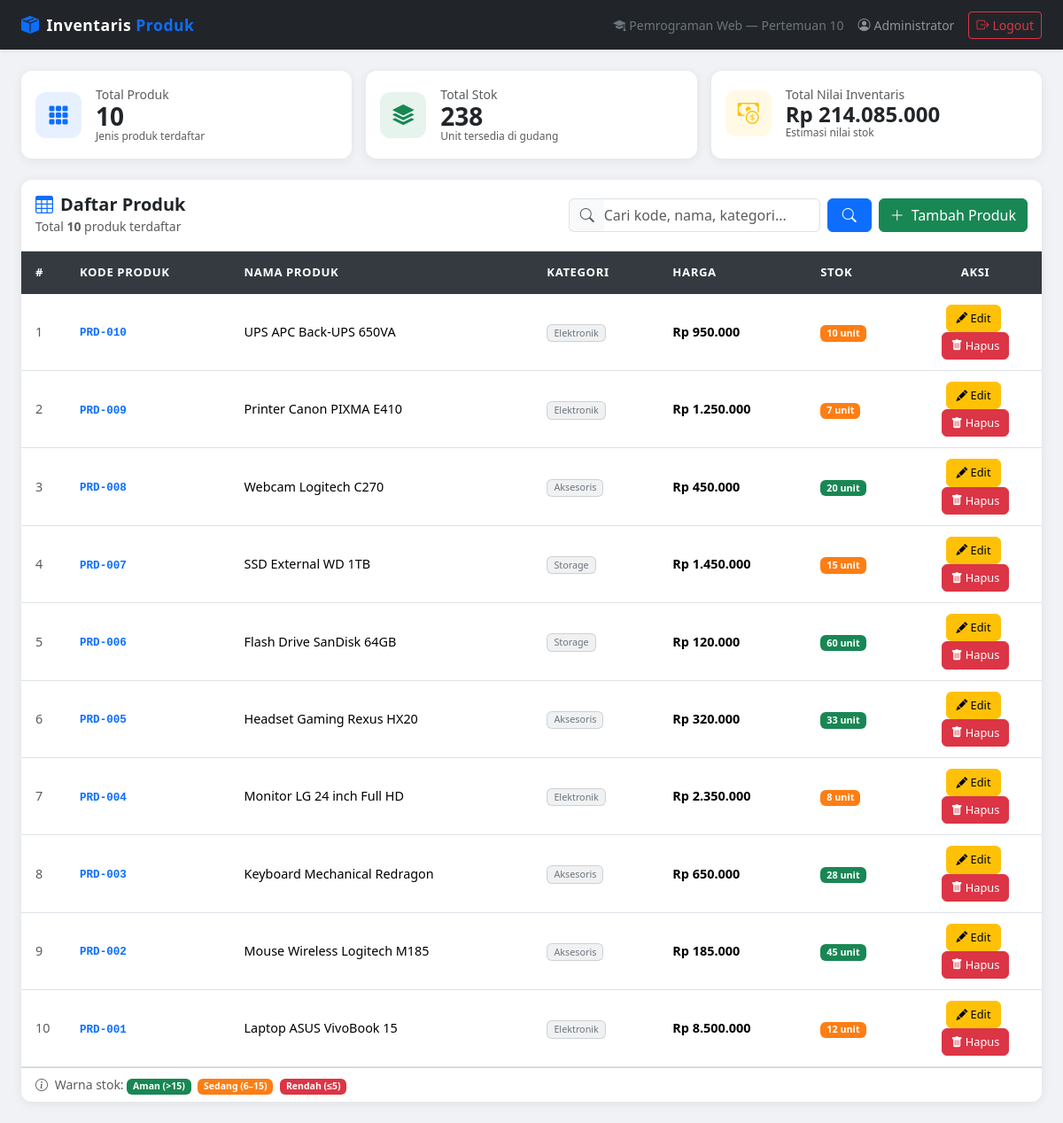
The page /Study_kasus/Codingan/index.php (signed in) on the database its author committed.
### tables this page shows
CREATE TABLE produk (
    id          INT(11)         NOT NULL AUTO_INCREMENT,
    kode_produk VARCHAR(20)     NOT NULL UNIQUE,
    nama_produk VARCHAR(100)    NOT NULL,
    kategori    VARCHAR(50)     NOT NULL,
    harga       DECIMAL(15, 2)  NOT NULL DEFAULT 0.00,
    stok        INT(11)         NOT NULL DEFAULT 0,
    created_at  TIMESTAMP       NOT NULL DEFAULT CURRENT_TIMESTAMP,
    updated_at  TIMESTAMP       NOT NULL DEFAULT CURRENT_TIMESTAMP ON UPDATE CURRENT_TIMESTAMP,
    PRIMARY KEY (id)
);

### Study_kasus/Codingan/index.php (the view, shortened to what this page needs)
<?php
require_once 'koneksi.php';
$keyword   = '';
$kondisiWhere = '';
$sql  = "SELECT * FROM produk {$kondisiWhere} ORDER BY id DESC";
$stmt = $koneksi->prepare($sql);
$stmt->execute();
$result    = $stmt->get_result();
$totalData = $result->num_rows;
$stmtStats = $koneksi->prepare("SELECT COUNT(*) as total_produk, SUM(stok) as total_stok, SUM(harga * stok) as total_nilai FROM produk");
$stmtStats->execute();
$stats = $stmtStats->get_result()->fetch_assoc();
?>
<!DOCTYPE html>
<html lang="id">
<head>
    <link href="https://cdn.jsdelivr.net/npm/bootstrap@5.3.3/dist/css/bootstrap.min.css" rel="stylesheet">
    <link href="https://cdn.jsdelivr.net/npm/bootstrap-icons@1.11.3/font/bootstrap-icons.min.css" rel="stylesheet">
</head>
<body>
<nav class="navbar navbar-dark bg-dark shadow-sm">
    <div class="container-fluid px-4">
        <a class="navbar-brand d-flex align-items-center gap-2" href="index.php">
            <i class="bi bi-box-seam-fill text-primary fs-5"></i>
            <span>Inventaris <span class="text-primary">Produk</span></span>
        </a>
        <div class="d-flex align-items-center gap-3">
            <span class="text-secondary small"><i class="bi bi-mortarboard-fill me-1"></i>Pemrograman Web — Pertemuan 10</span>
            <span class="text-white-50 small"><i class="bi bi-person-circle me-1"></i><?= htmlspecialchars($_SESSION["nama_lengkap"] ?? $_SESSION["username"]) ?></span>
            <a href="logout.php" class="btn btn-sm btn-outline-danger" onclick="return confirm('Yakin ingin logout?')">
                <i class="bi bi-box-arrow-right me-1"></i>Logout
            </a>
        </div>
    </div>
</nav>
<div class="container-fluid px-4 py-4">
    <div class="row g-3 mb-4">
        <div class="col-12 col-sm-6 col-xl-4">
            <div class="card stat-card h-100 p-3">
                <div class="d-flex align-items-center gap-3">
                    <div class="stat-icon bg-primary bg-opacity-10 text-primary"><i class="bi bi-grid-3x3-gap-fill"></i></div>
                    <div>
                        <div class="text-muted small">Total Produk</div>
                        <div class="stat-value fw-bold fs-3 lh-1"><?= number_format((int)$stats['total_produk']) ?></div>
                        <div class="text-muted" style="font-size:.75rem;">Jenis produk terdaftar</div>
                    </div>
                </div>
            </div>
        </div>
        <div class="col-12 col-sm-6 col-xl-4">
            <div class="card stat-card h-100 p-3">
                <div class="d-flex align-items-center gap-3">
                    <div class="stat-icon bg-success bg-opacity-10 text-success"><i class="bi bi-stack"></i></div>
                    <div>
                        <div class="text-muted small">Total Stok</div>
                        <div class="stat-value fw-bold fs-3 lh-1"><?= number_format((int)$stats['total_stok']) ?></div>
                        <div class="text-muted" style="font-size:.75rem;">Unit tersedia di gudang</div>
                    </div>
                </div>
            </div>
        </div>
        <div class="col-12 col-sm-6 col-xl-4">
            <div class="card stat-card h-100 p-3">
                <div class="d-flex align-items-center gap-3">
                    <div class="stat-icon bg-warning bg-opacity-10 text-warning"><i class="bi bi-cash-coin"></i></div>
                    <div>
                        <div class="text-muted small">Total Nilai Inventaris</div>
                        <div class="stat-value fw-bold fs-4 lh-1">Rp <?= number_format((float)$stats['total_nilai'], 0, ',', '.') ?></div>
                        <div class="text-muted" style="font-size:.75rem;">Estimasi nilai stok</div>
                    </div>
                </div>
            </div>
        </div>
    </div>
    <div class="card table-card">
        <div class="card-header bg-white py-3 d-flex flex-wrap align-items-center justify-content-between gap-3">
            <div>
                <h5 class="mb-0 fw-bold"><i class="bi bi-table me-2 text-primary"></i>Daftar Produk</h5>
                <small class="text-muted">
                    <?php if ($keyword): ?>
                        Menampilkan <strong><?= $totalData ?></strong> hasil pencarian untuk "<strong><?= htmlspecialchars($keyword) ?></strong>"
                    <?php else: ?>
                        Total <strong><?= $totalData ?></strong> produk terdaftar
                    <?php endif; ?>
                </small>
            </div>
            <div class="d-flex flex-wrap gap-2">
                <form method="GET" action="index.php" class="d-flex gap-2">
                    <div class="input-group" style="min-width:240px;">
                        <span class="input-group-text bg-light border-end-0"><i class="bi bi-search text-muted"></i></span>
                        <input
                            type="text"
                            name="search"
                            class="form-control border-start-0 ps-0"
                            placeholder="Cari kode, nama, kategori..."
                            value="<?= htmlspecialchars($keyword) ?>"
                            autocomplete="off"
                        >
                    </div>
                    <button type="submit" class="btn btn-primary px-3"><i class="bi bi-search"></i></button>
                </form>
                <a href="tambah.php" class="btn btn-success d-flex align-items-center gap-2">
                    <i class="bi bi-plus-lg"></i> <span>Tambah Produk</span>
                </a>
            </div>
        </div>
        <div class="card-body p-0">
            <div class="table-responsive">
                <table class="table table-hover mb-0">
                    <thead>
                        <tr>
                            <th style="width:50px;">#</th>
                            <th>Kode Produk</th>
                            <th>Nama Produk</th>
                            <th>Kategori</th>
                            <th>Harga</th>
                            <th>Stok</th>
                            <th style="width:150px;" class="text-center">Aksi</th>
                        </tr>
                    </thead>
                    <tbody>
                        <?php if ($totalData > 0): ?>
                            <?php $no = 1; while ($row = $result->fetch_assoc()): ?>
                            <tr>
                                <td class="text-muted small"><?= $no++ ?></td>
                                <td>
                                    <code class="text-primary fw-semibold"><?= htmlspecialchars($row['kode_produk']) ?></code>
                                </td>
                                <td class="fw-medium"><?= htmlspecialchars($row['nama_produk']) ?></td>
                                <td>
                                    <span class="badge bg-secondary bg-opacity-10 text-secondary border border-secondary border-opacity-25 fw-normal">
                                        <?= htmlspecialchars($row['kategori']) ?>
                                    </span>
                                </td>
                                <td class="fw-semibold">Rp <?= number_format($row['harga'], 0, ',', '.') ?></td>
                                <td>
                                    <?php
                                    $stok = (int)$row['stok'];
                                    if ($stok <= 5) {
                                        echo "<span class='badge badge-stok-rendah'>$stok unit</span>";
                                    } elseif ($stok <= 15) {
                                        echo "<span class='badge badge-stok-sedang'>$stok unit</span>";
                                    } else {
                                        echo "<span class='badge badge-stok-aman'>$stok unit</span>";
                                    }
                                    ?>
                                </td>
                                <td class="text-center">
                                    <a href="edit.php?id=<?= $row['id'] ?>" class="btn btn-sm btn-warning btn-action me-1" title="Edit">
                                        <i class="bi bi-pencil-fill"></i> Edit
                                    </a>
                                    <a href="hapus.php?id=<?= $row['id'] ?>"
                                       class="btn btn-sm btn-danger btn-action"
                                       title="Hapus"
                                       onclick="return confirm('Yakin ingin menghapus produk \'<?= addslashes(htmlspecialchars($row['nama_produk'])) ?>\'?\n\nAksi ini tidak dapat dibatalkan!')">
                                        <i class="bi bi-trash-fill"></i> Hapus
                                    </a>
                                </td>
                            </tr>
                            <?php endwhile; ?>
                        <?php endif; ?>
                    </tbody>
                </table>
            </div>
        </div>
        <div class="card-footer bg-white text-muted small py-2 px-3">
            <i class="bi bi-info-circle me-1"></i>
            Warna stok: <span class="badge badge-stok-aman me-1">Aman (>15)</span>
            <span class="badge badge-stok-sedang me-1">Sedang (6–15)</span>
            <span class="badge badge-stok-rendah">Rendah (≤5)</span>
        </div>
    </div>
</div>
</body>
</html>

### Study_kasus/Codingan/index.php (style rules this page uses)
:root { --primary-color: #0d6efd; --sidebar-bg: #1a1d23; }
body { background-color: #f0f2f5; font-family: 'Segoe UI', sans-serif; }
.navbar-brand { font-weight: 700; font-size: 1.1rem; letter-spacing: 0.5px; }
.stat-card { border: none; border-radius: 12px; box-shadow: 0 2px 12px rgba(0,0,0,0.07); transition: transform 0.2s, box-shadow 0.2s; }
.stat-icon { width: 52px; height: 52px; border-radius: 12px; display: flex; align-items: center; justify-content: center; font-size: 1.5rem; }
.table-card { border: none; border-radius: 12px; box-shadow: 0 2px 12px rgba(0,0,0,0.07); overflow: hidden; }
.table thead th { background-color: #343a40; color: #fff; font-weight: 600; font-size: 0.82rem; text-transform: uppercase; letter-spacing: 0.6px; border: none; padding: 14px 16px; white-space: nowrap; }
.table tbody tr { transition: background-color 0.15s; }
.table tbody td { vertical-align: middle; padding: 12px 16px; font-size: 0.9rem; }
.badge-stok-rendah { background-color: #dc3545; }
.badge-stok-sedang { background-color: #fd7e14; }
.badge-stok-aman { background-color: #198754; }
.btn-action { padding: 5px 10px; font-size: 0.8rem; border-radius: 6px; }

### rows shown on the page
produk: kode_produk "PRD-010", nama_produk "UPS APC Back-UPS 650VA", kategori "Elektronik", harga "950.000", stok "10"
produk: kode_produk "PRD-009", nama_produk "Printer Canon PIXMA E410", kategori "Elektronik", harga "1.250.000", stok "7"
produk: kode_produk "PRD-008", nama_produk "Webcam Logitech C270", kategori "Aksesoris", harga "450.000", stok "20"
produk: kode_produk "PRD-007", nama_produk "SSD External WD 1TB", kategori "Storage", harga "1.450.000", stok "15"
produk: kode_produk "PRD-006", nama_produk "Flash Drive SanDisk 64GB", kategori "Storage", harga "120.000", stok "60"
produk: kode_produk "PRD-005", nama_produk "Headset Gaming Rexus HX20", kategori "Aksesoris", harga "320.000", stok "33"
produk: kode_produk "PRD-004", nama_produk "Monitor LG 24 inch Full HD", kategori "Elektronik", harga "2.350.000", stok "8"
produk: kode_produk "PRD-003", nama_produk "Keyboard Mechanical Redragon", kategori "Aksesoris", harga "650.000", stok "28"
produk: kode_produk "PRD-002", nama_produk "Mouse Wireless Logitech M185", kategori "Aksesoris", harga "185.000", stok "45"
produk: kode_produk "PRD-001", nama_produk "Laptop ASUS VivoBook 15", kategori "Elektronik", harga "8.500.000", stok "12"

### other values the page prints
$_SESSION["nama_lengkap"] "Administrator"
$stats['total_produk'] "10"
$stats['total_stok'] "238"
$stats['total_nilai'] "214.085.000"
$totalData "10"
